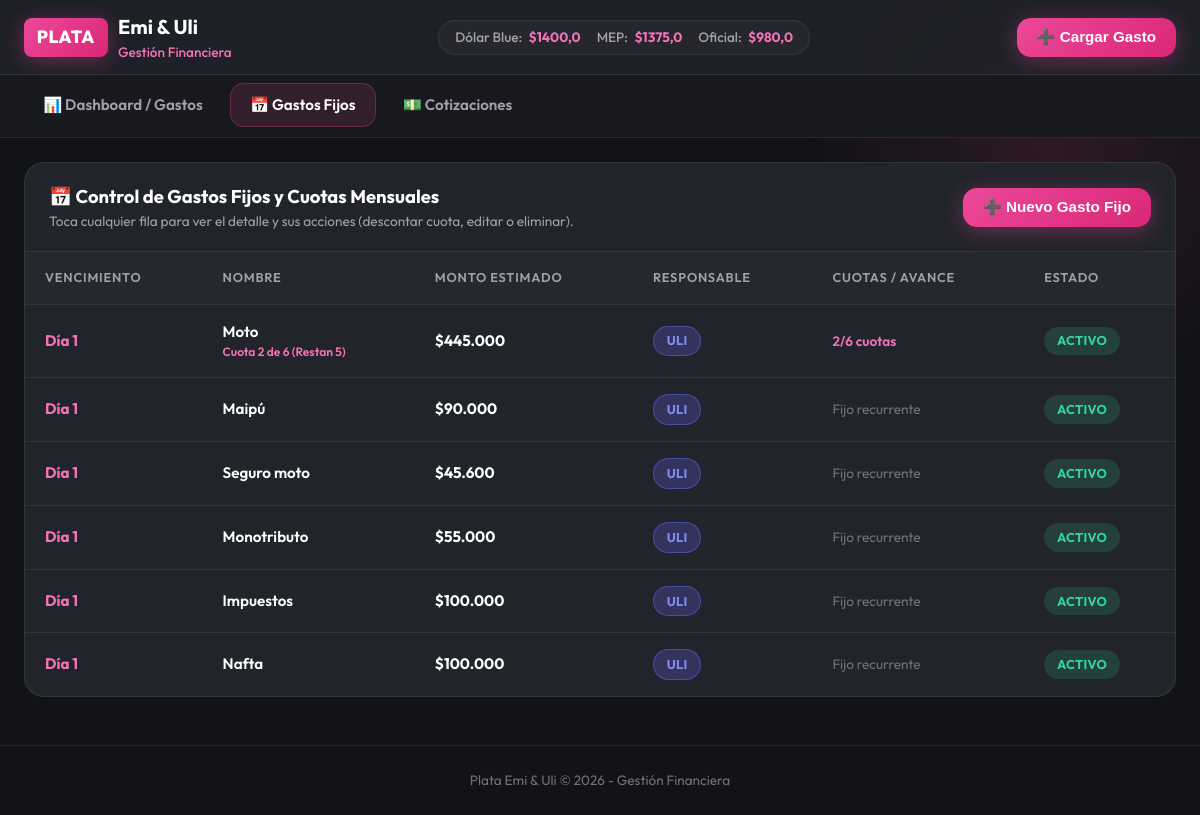
Page /gastos-fijos/ on the earlier database version.
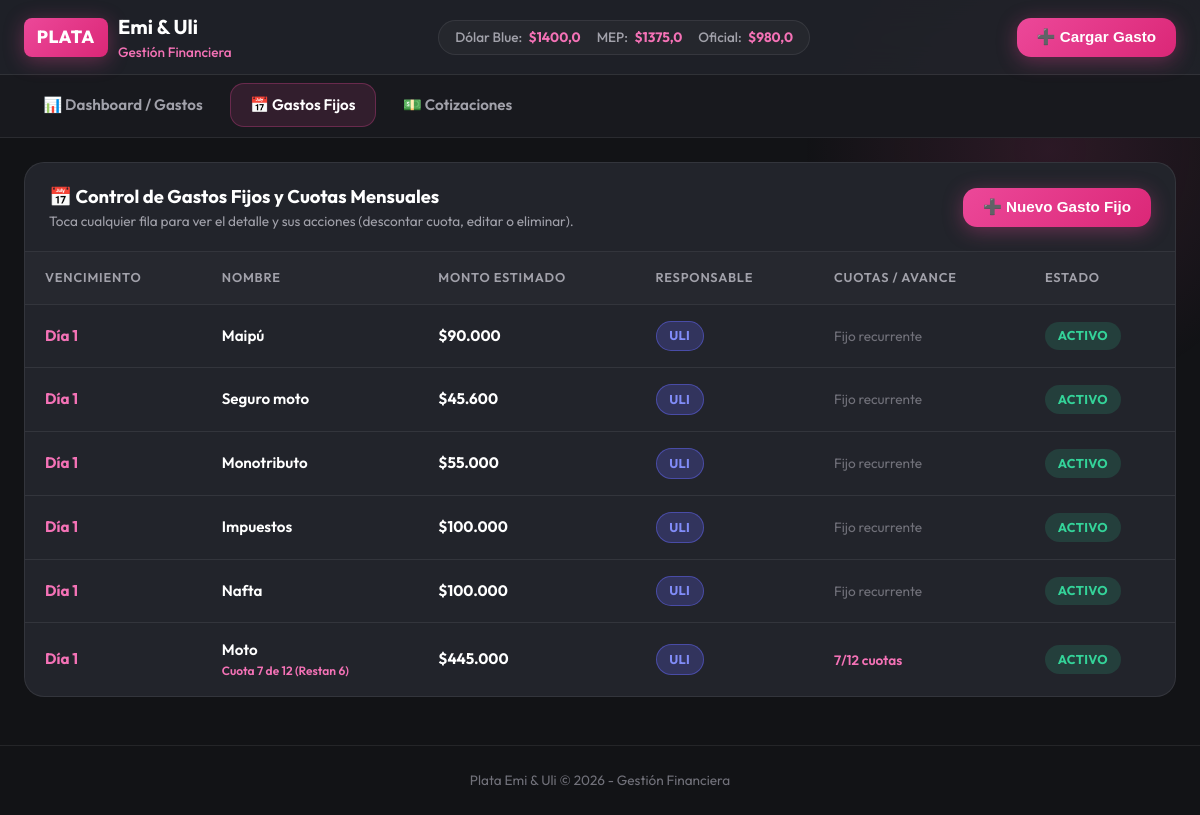
Same page on the later database version.
### finanzas/models.py (models this page shows, shortened)
class GastoFijo(models.Model):
    nombre = models.CharField(max_length=100)
    monto_estimado = models.DecimalField(max_digits=12, decimal_places=2)
    dia_vencimiento = models.IntegerField(default=1)
    responsable = models.CharField(max_length=15, choices=ResponsableFijo.choices, default=ResponsableFijo.AMBOS)
    es_cuota = models.BooleanField(default=False)
    cuotas_totales = models.IntegerField(null=True, blank=True, default=None)
    cuotas_restantes = models.IntegerField(null=True, blank=True, default=None)
    fecha_fin_cuota = models.DateField(null=True, blank=True, help_text="Fecha o mes de finalización de la cuota")
    activo = models.BooleanField(default=True)
    notas = models.TextField(blank=True, default='')
    @property
    def badge_style(self):
        if self.responsable == 'EMI':
            return 'background:rgba(236, 72, 153, 0.25); color:#f472b6; border:1px solid rgba(236, 72, 153, 0.5);'
        elif self.responsable == 'ULI':
            return 'background:rgba(99, 102, 241, 0.25); color:#818cf8; border:1px solid rgba(99, 102, 241, 0.5);'
        return 'background:rgba(52, 211, 153, 0.25); color:#34d399; border:1px solid rgba(52, 211, 153, 0.5);'
    def cuota_actual(self):
        if self.es_cuota and self.cuotas_totales and self.cuotas_restantes is not None:
            return (self.cuotas_totales - self.cuotas_restantes) + 1
        return None
    class Meta:
        verbose_name = "Gasto Fijo"
        verbose_name_plural = "Gastos Fijos"
        ordering = ['dia_vencimiento']

### finanzas/views.py (the view, shortened to what this page needs)
# urls.py: path('gastos-fijos/', views.gastos_fijos_view, name='gastos_fijos'),
def gastos_fijos_view(request):
    context = get_base_context(request)
    gastos_fijos = GastoFijo.objects.all()
    context.update({
        'gastos_fijos': gastos_fijos,
        'active_tab': 'gastos_fijos',
    })
    return render(request, 'finanzas/gastos_fijos.html', context)

### finanzas/templatetags/currency_filters.py (called while the page is built)
@register.filter(name='punto_monto')
def punto_monto(value):
    if value is None or value == '':
        return "0"
    try:
        val = float(value)
        parts = f"{val:,.2f}".split('.')
        integer_part = parts[0].replace(',', '.')
        decimal_part = parts[1]
        if decimal_part == '00':
            return integer_part
        return f"{integer_part},{decimal_part}"
    except Exception:
        return str(value)

### finanzas/views.py (called while the page is built)
def get_base_context(request):
    dolar_rates = get_dolar_rates()
    return {
        'dolar_rates': dolar_rates,
        'tipos_division': TipoDivision.choices,
    }

### finanzas/templates/finanzas/gastos_fijos.html (shortened to what this page needs)
{% extends 'base.html' %}
{% load currency_filters %}
{% block content %}
<div class="table-container">
  <div class="table-header-box">
    <div>
      <h2 class="table-title">📅 Control de Gastos Fijos y Cuotas Mensuales</h2>
      <div style="font-size:0.85rem; color:var(--gray-400);">Toca cualquier fila para ver el detalle y sus acciones (descontar cuota, editar o eliminar).</div>
    </div>
    <div>
      <button class="btn btn-pink" data-open-modal="modal-nuevo-gasto-fijo">➕ Nuevo Gasto Fijo</button>
    </div>
  </div>
  <table>
    <thead>
      <tr>
        <th>Vencimiento</th>
        <th>Nombre</th>
        <th>Monto Estimado</th>
        <th>Responsable</th>
        <th>Cuotas / Avance</th>
        <th>Estado</th>
      </tr>
    </thead>
    <tbody>
      {% for gf in gastos_fijos %}
      <tr class="table-row-clickable" style="cursor:pointer;" data-gf-detail
          data-id="{{ gf.id }}"
          data-nombre="{{ gf.nombre }}"
          data-monto="{{ gf.monto_estimado|punto_monto }}"
          data-monto-raw="{{ gf.monto_estimado|stringformat:'f' }}"
          data-dia="{{ gf.dia_vencimiento }}"
          data-resp="{{ gf.responsable }}"
          data-resp-display="{{ gf.get_responsable_display }}"
          data-badge-style="{{ gf.badge_style }}"
          data-es-cuota="{% if gf.es_cuota %}true{% else %}false{% endif %}"
          data-cuota-actual="{{ gf.cuota_actual|default:'' }}"
          data-cuotas-totales="{{ gf.cuotas_totales|default:'' }}"
          data-cuotas-restantes="{{ gf.cuotas_restantes|default:'' }}"
          data-fecha-fin-display="{{ gf.fecha_fin_cuota|date:'d/m/Y' }}"
          data-fecha-fin-raw="{{ gf.fecha_fin_cuota|date:'Y-m-d' }}"
          data-activo="{% if gf.activo %}true{% else %}false{% endif %}">
        <td style="font-weight:700; color:var(--pink-light);">Día {{ gf.dia_vencimiento }}</td>
        <td style="font-weight:600; color:white;">
          {{ gf.nombre }}
          {% if gf.es_cuota and gf.cuotas_totales %}
          <div style="font-size:0.75rem; color:var(--pink-light);">
            Cuota {{ gf.cuota_actual }} de {{ gf.cuotas_totales }} (Restan {{ gf.cuotas_restantes }})
          </div>
          {% endif %}
        </td>
        <td style="font-weight:700; color:white;">${{ gf.monto_estimado|punto_monto }}</td>
        <td>
          <span class="badge" style="{{ gf.badge_style }}">{{ gf.get_responsable_display }}</span>
        </td>
        <td>
          {% if gf.es_cuota %}
          <div style="font-size:0.85rem; color:var(--pink-light); font-weight:600;">
            {{ gf.cuota_actual }}/{{ gf.cuotas_totales }} cuotas
          </div>
          {% else %}
          <span style="color:var(--gray-500); font-size:0.85rem;">Fijo recurrente</span>
          {% endif %}
        </td>
        <td>
          {% if gf.activo %}
          <span class="badge" style="background:rgba(52,211,153,0.15); color:#34d399;">Activo</span>
          {% else %}
          <span class="badge" style="background:rgba(113,113,122,0.2); color:#a1a1aa;">Finalizado/Pausado</span>
          {% endif %}
        </td>
      </tr>
      {% empty %}
      <tr>
        <td colspan="6" style="text-align:center; padding:2rem; color:var(--gray-400);">
          No hay gastos fijos registrados.
        </td>
      </tr>
      {% endfor %}
    </tbody>
  </table>
</div>
{% endblock %}

### finanzas/templates/base.html (shortened to what this page needs)
{% load static %}
<!DOCTYPE html>
<html lang="es">
<head>
  <link rel="stylesheet" href="{% static 'css/styles.css' %}">
</head>
<body>
<div class="app-container">
  <header class="top-navbar">
    <div class="top-navbar-content">
      <a href="{% url 'dashboard' %}" class="brand-logo">
        <span class="brand-badge">PLATA</span>
        <div>
          <div class="brand-title">Emi & Uli</div>
          <div class="brand-subtitle">Gestión Financiera</div>
        </div>
      </a>
      <div class="dolar-ticker">
        {% if dolar_rates.blue %}
        <div class="dolar-item">
          <span class="dolar-label">Dólar Blue:</span>
          <span class="dolar-val">${{ dolar_rates.blue.venta }}</span>
        </div>
        {% endif %}
        {% if dolar_rates.bolsa %}
        <div class="dolar-item">
          <span class="dolar-label">MEP:</span>
          <span class="dolar-val">${{ dolar_rates.bolsa.venta }}</span>
        </div>
        {% endif %}
        {% if dolar_rates.oficial %}
        <div class="dolar-item">
          <span class="dolar-label">Oficial:</span>
          <span class="dolar-val">${{ dolar_rates.oficial.venta }}</span>
        </div>
        {% endif %}
      </div>
      <div>
        <button class="btn btn-pink" data-open-modal="modal-nuevo-gasto">
          ➕ Cargar Gasto
        </button>
      </div>
    </div>
  </header>
  <nav class="main-nav">
    <div class="nav-links">
      <a href="{% url 'dashboard' %}" class="nav-item {% if active_tab == 'dashboard' %}active{% endif %}">
        📊 Dashboard / Gastos
      </a>
      <a href="{% url 'gastos_fijos' %}" class="nav-item {% if active_tab == 'gastos_fijos' %}active{% endif %}">
        📅 Gastos Fijos
      </a>
      <a href="{% url 'cotizaciones' %}" class="nav-item {% if active_tab == 'cotizaciones' %}active{% endif %}">
        💵 Cotizaciones
      </a>
    </div>
  </nav>
  <main class="main-content">
    {% block content %}{% endblock %}
  </main>
  <footer class="footer">
    Plata Emi & Uli &copy; {% now 'Y' %} - Gestión Financiera
  </footer>
</div>
</body>
</html>

Differences in the rows shown:
removed GastoFijo: dia_vencimiento "1", nombre "Moto", cuota_actual "2", cuotas_totales "6", cuotas_restantes "5", monto_estimado|punto_monto "445.000", responsable "ULI", activo "ACTIVO"
added GastoFijo: dia_vencimiento "1", nombre "Moto", cuota_actual "7", cuotas_totales "12", cuotas_restantes "6", monto_estimado|punto_monto "445.000", responsable "ULI", activo "ACTIVO"
